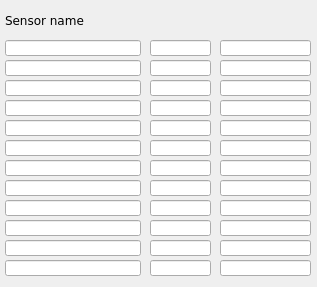
<?xml version="1.0" encoding="UTF-8"?>
<ui version="4.0">
 <class>MainWindow</class>
 <widget class="QMainWindow" name="MainWindow">
  <property name="geometry">
   <rect>
    <x>0</x>
    <y>0</y>
    <width>317</width>
    <height>287</height>
   </rect>
  </property>
  <property name="windowTitle">
   <string/>
  </property>
  <widget class="QWidget" name="centralwidget">
   <widget class="caLineEdit" name="calineedit">
    <property name="geometry">
     <rect>
      <x>5</x>
      <y>40</y>
      <width>136</width>
      <height>16</height>
     </rect>
    </property>
    <property name="font">
     <font>
      <family>DejaVu Sans</family>
      <pointsize>9</pointsize>
     </font>
    </property>
    <property name="channel" stdset="0">
     <string notr="true">$(MODULE):ID_7:name</string>
    </property>
   </widget>
   <widget class="caLineEdit" name="calineedit_2">
    <property name="geometry">
     <rect>
      <x>150</x>
      <y>40</y>
      <width>61</width>
      <height>16</height>
     </rect>
    </property>
    <property name="font">
     <font>
      <family>DejaVu Sans</family>
      <pointsize>9</pointsize>
     </font>
    </property>
    <property name="alignment">
     <set>Qt::AlignCenter</set>
    </property>
    <property name="channel" stdset="0">
     <string notr="true">$(MODULE):ID_7:value</string>
    </property>
   </widget>
   <widget class="QLabel" name="label">
    <property name="geometry">
     <rect>
      <x>5</x>
      <y>10</y>
      <width>121</width>
      <height>21</height>
     </rect>
    </property>
    <property name="font">
     <font>
      <family>DejaVu Sans</family>
      <pointsize>9</pointsize>
     </font>
    </property>
    <property name="text">
     <string>Sensor name</string>
    </property>
   </widget>
   <widget class="caLineEdit" name="calineedit_3">
    <property name="geometry">
     <rect>
      <x>150</x>
      <y>60</y>
      <width>61</width>
      <height>16</height>
     </rect>
    </property>
    <property name="font">
     <font>
      <family>DejaVu Sans</family>
      <pointsize>9</pointsize>
     </font>
    </property>
    <property name="alignment">
     <set>Qt::AlignCenter</set>
    </property>
    <property name="channel" stdset="0">
     <string notr="true">$(MODULE):ID_8:value</string>
    </property>
   </widget>
   <widget class="caLineEdit" name="calineedit_4">
    <property name="geometry">
     <rect>
      <x>5</x>
      <y>60</y>
      <width>136</width>
      <height>16</height>
     </rect>
    </property>
    <property name="font">
     <font>
      <family>DejaVu Sans</family>
      <pointsize>9</pointsize>
     </font>
    </property>
    <property name="channel" stdset="0">
     <string notr="true">$(MODULE):ID_8:name</string>
    </property>
   </widget>
   <widget class="caLineEdit" name="calineedit_5">
    <property name="geometry">
     <rect>
      <x>5</x>
      <y>80</y>
      <width>136</width>
      <height>16</height>
     </rect>
    </property>
    <property name="font">
     <font>
      <family>DejaVu Sans</family>
      <pointsize>9</pointsize>
     </font>
    </property>
    <property name="channel" stdset="0">
     <string notr="true">$(MODULE):ID_9:name</string>
    </property>
   </widget>
   <widget class="caLineEdit" name="calineedit_6">
    <property name="geometry">
     <rect>
      <x>150</x>
      <y>80</y>
      <width>61</width>
      <height>16</height>
     </rect>
    </property>
    <property name="font">
     <font>
      <family>DejaVu Sans</family>
      <pointsize>9</pointsize>
     </font>
    </property>
    <property name="alignment">
     <set>Qt::AlignCenter</set>
    </property>
    <property name="channel" stdset="0">
     <string notr="true">$(MODULE):ID_9:value</string>
    </property>
   </widget>
   <widget class="caLineEdit" name="calineedit_7">
    <property name="geometry">
     <rect>
      <x>150</x>
      <y>100</y>
      <width>61</width>
      <height>16</height>
     </rect>
    </property>
    <property name="font">
     <font>
      <family>DejaVu Sans</family>
      <pointsize>9</pointsize>
     </font>
    </property>
    <property name="alignment">
     <set>Qt::AlignCenter</set>
    </property>
    <property name="channel" stdset="0">
     <string notr="true">$(MODULE):ID_10:value</string>
    </property>
   </widget>
   <widget class="caLineEdit" name="calineedit_8">
    <property name="geometry">
     <rect>
      <x>5</x>
      <y>100</y>
      <width>136</width>
      <height>16</height>
     </rect>
    </property>
    <property name="font">
     <font>
      <family>DejaVu Sans</family>
      <pointsize>9</pointsize>
     </font>
    </property>
    <property name="channel" stdset="0">
     <string notr="true">$(MODULE):ID_10:name</string>
    </property>
   </widget>
   <widget class="caLineEdit" name="calineedit_9">
    <property name="geometry">
     <rect>
      <x>5</x>
      <y>140</y>
      <width>136</width>
      <height>16</height>
     </rect>
    </property>
    <property name="font">
     <font>
      <family>DejaVu Sans</family>
      <pointsize>9</pointsize>
     </font>
    </property>
    <property name="channel" stdset="0">
     <string notr="true">$(MODULE):ID_12:name</string>
    </property>
   </widget>
   <widget class="caLineEdit" name="calineedit_10">
    <property name="geometry">
     <rect>
      <x>150</x>
      <y>140</y>
      <width>61</width>
      <height>16</height>
     </rect>
    </property>
    <property name="font">
     <font>
      <family>DejaVu Sans</family>
      <pointsize>9</pointsize>
     </font>
    </property>
    <property name="alignment">
     <set>Qt::AlignCenter</set>
    </property>
    <property name="channel" stdset="0">
     <string notr="true">$(MODULE):ID_12:value</string>
    </property>
   </widget>
   <widget class="caLineEdit" name="calineedit_11">
    <property name="geometry">
     <rect>
      <x>5</x>
      <y>120</y>
      <width>136</width>
      <height>16</height>
     </rect>
    </property>
    <property name="font">
     <font>
      <family>DejaVu Sans</family>
      <pointsize>9</pointsize>
     </font>
    </property>
    <property name="channel" stdset="0">
     <string notr="true">$(MODULE):ID_11:name</string>
    </property>
   </widget>
   <widget class="caLineEdit" name="calineedit_12">
    <property name="geometry">
     <rect>
      <x>150</x>
      <y>120</y>
      <width>61</width>
      <height>16</height>
     </rect>
    </property>
    <property name="font">
     <font>
      <family>DejaVu Sans</family>
      <pointsize>9</pointsize>
     </font>
    </property>
    <property name="alignment">
     <set>Qt::AlignCenter</set>
    </property>
    <property name="channel" stdset="0">
     <string notr="true">$(MODULE):ID_11:value</string>
    </property>
   </widget>
   <widget class="caLineEdit" name="calineedit_13">
    <property name="geometry">
     <rect>
      <x>5</x>
      <y>160</y>
      <width>136</width>
      <height>16</height>
     </rect>
    </property>
    <property name="font">
     <font>
      <family>DejaVu Sans</family>
      <pointsize>9</pointsize>
     </font>
    </property>
    <property name="channel" stdset="0">
     <string notr="true">$(MODULE):ID_13:name</string>
    </property>
   </widget>
   <widget class="caLineEdit" name="calineedit_14">
    <property name="geometry">
     <rect>
      <x>150</x>
      <y>160</y>
      <width>61</width>
      <height>16</height>
     </rect>
    </property>
    <property name="font">
     <font>
      <family>DejaVu Sans</family>
      <pointsize>9</pointsize>
     </font>
    </property>
    <property name="alignment">
     <set>Qt::AlignCenter</set>
    </property>
    <property name="channel" stdset="0">
     <string notr="true">$(MODULE):ID_13:value</string>
    </property>
   </widget>
   <widget class="caLineEdit" name="calineedit_15">
    <property name="geometry">
     <rect>
      <x>5</x>
      <y>180</y>
      <width>136</width>
      <height>16</height>
     </rect>
    </property>
    <property name="font">
     <font>
      <family>DejaVu Sans</family>
      <pointsize>9</pointsize>
     </font>
    </property>
    <property name="channel" stdset="0">
     <string notr="true">$(MODULE):ID_14:name</string>
    </property>
   </widget>
   <widget class="caLineEdit" name="calineedit_16">
    <property name="geometry">
     <rect>
      <x>150</x>
      <y>180</y>
      <width>61</width>
      <height>16</height>
     </rect>
    </property>
    <property name="font">
     <font>
      <family>DejaVu Sans</family>
      <pointsize>9</pointsize>
     </font>
    </property>
    <property name="alignment">
     <set>Qt::AlignCenter</set>
    </property>
    <property name="channel" stdset="0">
     <string notr="true">$(MODULE):ID_14:value</string>
    </property>
   </widget>
   <widget class="caLineEdit" name="calineedit_17">
    <property name="geometry">
     <rect>
      <x>5</x>
      <y>200</y>
      <width>136</width>
      <height>16</height>
     </rect>
    </property>
    <property name="font">
     <font>
      <family>DejaVu Sans</family>
      <pointsize>9</pointsize>
     </font>
    </property>
    <property name="channel" stdset="0">
     <string notr="true">$(MODULE):ID_15:name</string>
    </property>
   </widget>
   <widget class="caLineEdit" name="calineedit_18">
    <property name="geometry">
     <rect>
      <x>150</x>
      <y>200</y>
      <width>61</width>
      <height>16</height>
     </rect>
    </property>
    <property name="font">
     <font>
      <family>DejaVu Sans</family>
      <pointsize>9</pointsize>
     </font>
    </property>
    <property name="alignment">
     <set>Qt::AlignCenter</set>
    </property>
    <property name="channel" stdset="0">
     <string notr="true">$(MODULE):ID_15:value</string>
    </property>
   </widget>
   <widget class="caLineEdit" name="calineedit_19">
    <property name="geometry">
     <rect>
      <x>5</x>
      <y>220</y>
      <width>136</width>
      <height>16</height>
     </rect>
    </property>
    <property name="font">
     <font>
      <family>DejaVu Sans</family>
      <pointsize>9</pointsize>
     </font>
    </property>
    <property name="channel" stdset="0">
     <string notr="true">$(MODULE):ID_16:name</string>
    </property>
   </widget>
   <widget class="caLineEdit" name="calineedit_20">
    <property name="geometry">
     <rect>
      <x>150</x>
      <y>220</y>
      <width>61</width>
      <height>16</height>
     </rect>
    </property>
    <property name="font">
     <font>
      <family>DejaVu Sans</family>
      <pointsize>9</pointsize>
     </font>
    </property>
    <property name="alignment">
     <set>Qt::AlignCenter</set>
    </property>
    <property name="channel" stdset="0">
     <string notr="true">$(MODULE):ID_16:value</string>
    </property>
   </widget>
   <widget class="caLineEdit" name="calineedit_21">
    <property name="geometry">
     <rect>
      <x>5</x>
      <y>240</y>
      <width>136</width>
      <height>16</height>
     </rect>
    </property>
    <property name="font">
     <font>
      <family>DejaVu Sans</family>
      <pointsize>9</pointsize>
     </font>
    </property>
    <property name="channel" stdset="0">
     <string notr="true">$(MODULE):ID_17:name</string>
    </property>
   </widget>
   <widget class="caLineEdit" name="calineedit_22">
    <property name="geometry">
     <rect>
      <x>150</x>
      <y>240</y>
      <width>61</width>
      <height>16</height>
     </rect>
    </property>
    <property name="font">
     <font>
      <family>DejaVu Sans</family>
      <pointsize>9</pointsize>
     </font>
    </property>
    <property name="alignment">
     <set>Qt::AlignCenter</set>
    </property>
    <property name="channel" stdset="0">
     <string notr="true">$(MODULE):ID_17:value</string>
    </property>
   </widget>
   <widget class="caLineEdit" name="calineedit_23">
    <property name="geometry">
     <rect>
      <x>5</x>
      <y>260</y>
      <width>136</width>
      <height>16</height>
     </rect>
    </property>
    <property name="font">
     <font>
      <family>DejaVu Sans</family>
      <pointsize>9</pointsize>
     </font>
    </property>
    <property name="channel" stdset="0">
     <string notr="true">$(MODULE):ID_18:name</string>
    </property>
   </widget>
   <widget class="caLineEdit" name="calineedit_24">
    <property name="geometry">
     <rect>
      <x>150</x>
      <y>260</y>
      <width>61</width>
      <height>16</height>
     </rect>
    </property>
    <property name="font">
     <font>
      <family>DejaVu Sans</family>
      <pointsize>9</pointsize>
     </font>
    </property>
    <property name="alignment">
     <set>Qt::AlignCenter</set>
    </property>
    <property name="channel" stdset="0">
     <string notr="true">$(MODULE):ID_18:value</string>
    </property>
   </widget>
   <widget class="caLineEdit" name="calineedit_25">
    <property name="geometry">
     <rect>
      <x>220</x>
      <y>40</y>
      <width>91</width>
      <height>16</height>
     </rect>
    </property>
    <property name="font">
     <font>
      <family>DejaVu Sans</family>
      <pointsize>9</pointsize>
     </font>
    </property>
    <property name="alignment">
     <set>Qt::AlignCenter</set>
    </property>
    <property name="channel" stdset="0">
     <string notr="true">$(MODULE):ID_7:units</string>
    </property>
   </widget>
   <widget class="caLineEdit" name="calineedit_26">
    <property name="geometry">
     <rect>
      <x>220</x>
      <y>200</y>
      <width>91</width>
      <height>16</height>
     </rect>
    </property>
    <property name="font">
     <font>
      <family>DejaVu Sans</family>
      <pointsize>9</pointsize>
     </font>
    </property>
    <property name="alignment">
     <set>Qt::AlignCenter</set>
    </property>
    <property name="channel" stdset="0">
     <string notr="true">$(MODULE):ID_15:units</string>
    </property>
   </widget>
   <widget class="caLineEdit" name="calineedit_27">
    <property name="geometry">
     <rect>
      <x>220</x>
      <y>260</y>
      <width>91</width>
      <height>16</height>
     </rect>
    </property>
    <property name="font">
     <font>
      <family>DejaVu Sans</family>
      <pointsize>9</pointsize>
     </font>
    </property>
    <property name="alignment">
     <set>Qt::AlignCenter</set>
    </property>
    <property name="channel" stdset="0">
     <string notr="true">$(MODULE):ID_18:units</string>
    </property>
   </widget>
   <widget class="caLineEdit" name="calineedit_28">
    <property name="geometry">
     <rect>
      <x>220</x>
      <y>240</y>
      <width>91</width>
      <height>16</height>
     </rect>
    </property>
    <property name="font">
     <font>
      <family>DejaVu Sans</family>
      <pointsize>9</pointsize>
     </font>
    </property>
    <property name="alignment">
     <set>Qt::AlignCenter</set>
    </property>
    <property name="channel" stdset="0">
     <string notr="true">$(MODULE):ID_17:units</string>
    </property>
   </widget>
   <widget class="caLineEdit" name="calineedit_29">
    <property name="geometry">
     <rect>
      <x>220</x>
      <y>120</y>
      <width>91</width>
      <height>16</height>
     </rect>
    </property>
    <property name="font">
     <font>
      <family>DejaVu Sans</family>
      <pointsize>9</pointsize>
     </font>
    </property>
    <property name="alignment">
     <set>Qt::AlignCenter</set>
    </property>
    <property name="channel" stdset="0">
     <string notr="true">$(MODULE):ID_11:units</string>
    </property>
   </widget>
   <widget class="caLineEdit" name="calineedit_30">
    <property name="geometry">
     <rect>
      <x>220</x>
      <y>180</y>
      <width>91</width>
      <height>16</height>
     </rect>
    </property>
    <property name="font">
     <font>
      <family>DejaVu Sans</family>
      <pointsize>9</pointsize>
     </font>
    </property>
    <property name="alignment">
     <set>Qt::AlignCenter</set>
    </property>
    <property name="channel" stdset="0">
     <string notr="true">$(MODULE):ID_14:units</string>
    </property>
   </widget>
   <widget class="caLineEdit" name="calineedit_31">
    <property name="geometry">
     <rect>
      <x>220</x>
      <y>220</y>
      <width>91</width>
      <height>16</height>
     </rect>
    </property>
    <property name="font">
     <font>
      <family>DejaVu Sans</family>
      <pointsize>9</pointsize>
     </font>
    </property>
    <property name="alignment">
     <set>Qt::AlignCenter</set>
    </property>
    <property name="channel" stdset="0">
     <string notr="true">$(MODULE):ID_16:units</string>
    </property>
   </widget>
   <widget class="caLineEdit" name="calineedit_32">
    <property name="geometry">
     <rect>
      <x>220</x>
      <y>100</y>
      <width>91</width>
      <height>16</height>
     </rect>
    </property>
    <property name="font">
     <font>
      <family>DejaVu Sans</family>
      <pointsize>9</pointsize>
     </font>
    </property>
    <property name="alignment">
     <set>Qt::AlignCenter</set>
    </property>
    <property name="channel" stdset="0">
     <string notr="true">$(MODULE):ID_10:units</string>
    </property>
   </widget>
   <widget class="caLineEdit" name="calineedit_33">
    <property name="geometry">
     <rect>
      <x>220</x>
      <y>140</y>
      <width>91</width>
      <height>16</height>
     </rect>
    </property>
    <property name="font">
     <font>
      <family>DejaVu Sans</family>
      <pointsize>9</pointsize>
     </font>
    </property>
    <property name="alignment">
     <set>Qt::AlignCenter</set>
    </property>
    <property name="channel" stdset="0">
     <string notr="true">$(MODULE):ID_12:units</string>
    </property>
   </widget>
   <widget class="caLineEdit" name="calineedit_34">
    <property name="geometry">
     <rect>
      <x>220</x>
      <y>80</y>
      <width>91</width>
      <height>16</height>
     </rect>
    </property>
    <property name="font">
     <font>
      <family>DejaVu Sans</family>
      <pointsize>9</pointsize>
     </font>
    </property>
    <property name="alignment">
     <set>Qt::AlignCenter</set>
    </property>
    <property name="channel" stdset="0">
     <string notr="true">$(MODULE):ID_9:units</string>
    </property>
   </widget>
   <widget class="caLineEdit" name="calineedit_35">
    <property name="geometry">
     <rect>
      <x>220</x>
      <y>60</y>
      <width>91</width>
      <height>16</height>
     </rect>
    </property>
    <property name="font">
     <font>
      <family>DejaVu Sans</family>
      <pointsize>9</pointsize>
     </font>
    </property>
    <property name="alignment">
     <set>Qt::AlignCenter</set>
    </property>
    <property name="channel" stdset="0">
     <string notr="true">$(MODULE):ID_8:units</string>
    </property>
   </widget>
   <widget class="caLineEdit" name="calineedit_36">
    <property name="geometry">
     <rect>
      <x>220</x>
      <y>160</y>
      <width>91</width>
      <height>16</height>
     </rect>
    </property>
    <property name="font">
     <font>
      <family>DejaVu Sans</family>
      <pointsize>9</pointsize>
     </font>
    </property>
    <property name="alignment">
     <set>Qt::AlignCenter</set>
    </property>
    <property name="channel" stdset="0">
     <string notr="true">$(MODULE):ID_13:units</string>
    </property>
   </widget>
  </widget>
 </widget>
 <customwidgets>
  <customwidget>
   <class>caLineEdit</class>
   <extends>QLineEdit</extends>
   <header>caLineEdit</header>
  </customwidget>
 </customwidgets>
 <resources/>
 <connections/>
 <designerdata>
  <property name="gridDeltaX">
   <number>5</number>
  </property>
  <property name="gridDeltaY">
   <number>5</number>
  </property>
  <property name="gridSnapX">
   <bool>true</bool>
  </property>
  <property name="gridSnapY">
   <bool>true</bool>
  </property>
  <property name="gridVisible">
   <bool>true</bool>
  </property>
 </designerdata>
</ui>
